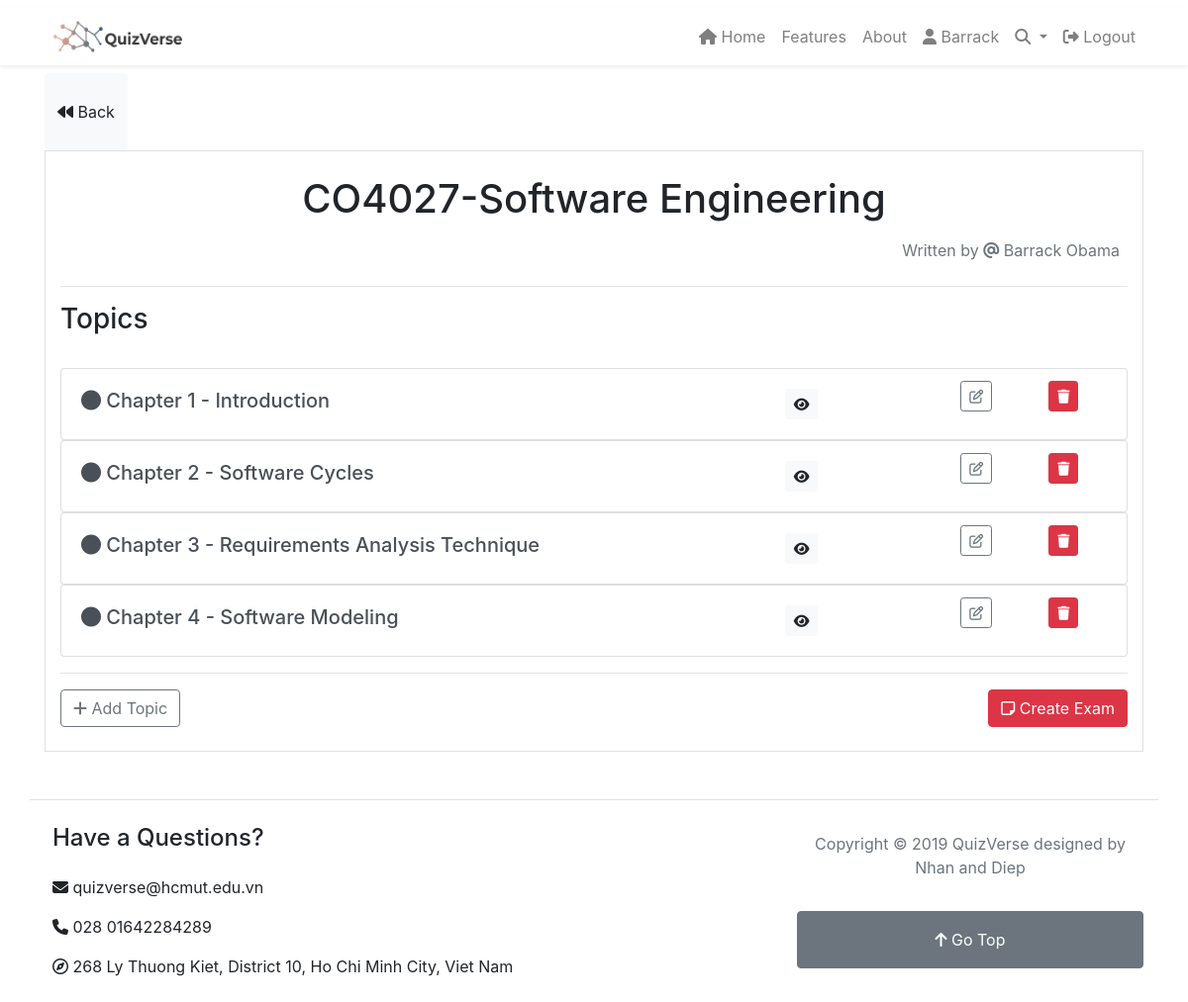
The app's page /topics/show/11 (signed in) with its own data.
### tables this page shows
CREATE TABLE `courses` (
  `id` int(11) NOT NULL,
  `course_id` varchar(255) NOT NULL,
  `name` varchar(255) NOT NULL,
  `user_id` int(11) NOT NULL,
  `privacy` varchar(255) NOT NULL
);

CREATE TABLE `users` (
  `id` int(11) NOT NULL,
  `fname` varchar(255) NOT NULL,
  `lname` varchar(255) NOT NULL,
  `email` varchar(255) NOT NULL,
  `password` varchar(255) NOT NULL,
  `dob` date NOT NULL,
  `phone` varchar(255) NOT NULL,
  `lid` varchar(255) NOT NULL,
  `faculty` varchar(255) NOT NULL,
  `role` varchar(255) NOT NULL DEFAULT 'lecturer',
  `avatar` varchar(255) NOT NULL
);

CREATE TABLE `topics` (
  `id` int(11) NOT NULL,
  `course_id` varchar(255) NOT NULL,
  `user_id` varchar(255) NOT NULL,
  `title` varchar(255) NOT NULL,
  `name` varchar(255) NOT NULL
);

### app/controllers/Topics.php (called while the page is built, shortened)
<?php
class Topics extends Controller
{
    public function __construct()
    {
        $this->topicModel = $this->model('Topic');
    }
    public function show($id)
    {
        $course = $this->topicModel->getCourseById($id);
        $topics = $this->topicModel->getTopics($id);
        $user = $this->topicModel->getUserById($course->user_id);
        $data = [
            'course' => $course,
            'topics' => $topics,
            'user' => $user
        ];
        $this->view('topics/show', $data);
    }
}

### app/libraries/Core.php (called while the page is built, shortened)
<?php
    class Core {
        protected $currentMethod = 'index';
        public function __construct(){
            $url = $this->getUrl();
            if(file_exists('../app/controllers/' . ucwords($url[0]) . '.php')){
                unset($url[0]);
            }
            $this->currentController = new $this->currentController;
            if (isset($url[1])){
                if(method_exists($this->currentController, $url[1])){
                    $this->currentMethod = $url[1];
                    unset($url[1]);
                }
            }
            $this->params = $url ? array_values($url) : [];
            call_user_func_array([$this->currentController, $this->currentMethod], $this->params);
        }
        public function getUrl(){
            if(isset($_GET['url'])){
                $url = rtrim($_GET['url'], '/');
                $url = filter_var($url, FILTER_SANITIZE_URL);
                $url = explode('/', $url);
                return $url;
            }
        }
    }

### public/index.php (called while the page is built, shortened)
<?php
    $init = new Core;

### app/libraries/Database.php (called while the page is built, shortened)
<?php
class Database
{
    private $host = DB_HOST;
    private $user = DB_USER;
    private $pass = DB_PASS;
    private $dbname = DB_NAME;
    private $dbh;
    private $stmt;
    public function __construct()
    {
        $dsn  = 'mysql:host=' . $this->host . ';dbname=' . $this->dbname;
        $options = array(
            PDO::ATTR_PERSISTENT => true,
            PDO::ATTR_ERRMODE => PDO::ERRMODE_EXCEPTION
        );
        try {
            $this->dbh = new PDO($dsn, $this->user, $this->pass, $options);
        } catch (PDOException $e) {
            $this->error = $e->getMessage();
            echo $this->error;
        }
    }
    public function query($sql)
    {
        $this->stmt = $this->dbh->prepare($sql);
    }
    public function bind($param, $value, $type = null)
    {
        if (is_null(($type))) {
            switch (true) {
                default:
                    $type = PDO::PARAM_STR;
            }
        }
        $this->stmt->bindValue($param, $value, $type);
    }
    public function execute()
    {
        return $this->stmt->execute();
    }
    public function resultSet()
    {
        $this->execute();
        return $this->stmt->fetchAll(PDO::FETCH_OBJ);
    }
    public function single()
    {
        $this->execute();
        return $this->stmt->fetch(PDO::FETCH_OBJ);
    }
}

### app/models/Topic.php (called while the page is built, shortened)
<?php
class Topic
{
    private $db;
    public function __construct()
    {
        $this->db = new Database;
    }
    function getCourseById($id)
    {
        $this->db->query('SELECT * FROM courses WHERE id = :id');
        $this->db->bind(':id', $id);
        $row = $this->db->single();
        return $row;
    }
    public function getUserById($id)
    {
        $this->db->query('SELECT * FROM users WHERE id = :id');
        $this->db->bind(':id', $id);
        $row = $this->db->single();
        return $row;
    }
    public function getTopics($id)
    {
        $this->db->query('SELECT * FROM topics WHERE course_id = :id');
        $this->db->bind(':id', $id);
        $results = $this->db->resultSet();
        return $results;
    }
}

### app/views/topics/show.php (the view, shortened to what this page needs)
<?php require APPROOT . '/views/inc/header.php'; ?>
<a href="<?php echo ($data['user']->id == $_SESSION['user_id']) ? URLROOT . '/courses' : URLROOT . '/users/show/' . $data['user']->id; ?>" class="btn btn-light">
    <i class="fa fa-backward py-4"></i> Back
</a>
<div class="container py-4 border">
    <div class="row">
        <div class="col-md-12">
            <h1 class="text-center"><?php echo $data['course']->course_id . "-" . $data['course']->name; ?></h1>
            <div class="text-white p-2 mb-3 text-muted text-right container">
                Written by <i class="fas fa-at"></i> <?php echo $data['user']->fname;
                            echo $data['user']->lname; ?>
            </div> <hr>
            <h3>Topics</h3> <br>
            <?php foreach ($data['topics'] as $topic) : ?>
                <div class="list-group">
                    <div class="list-group-item list-group-item-action flex-column align-items-start">
                        <div class="row align-center">
                            <div class="col-md-8 py-2">
                                <div class="d-flex justify-content-between">
                                    <h5 class="mb-1"><i class="fas fa-circle"></i> <?php echo $topic->title; ?> - <?php echo $topic->name; ?> </h5>
                                </div>
                            </div>
                            <div class="col-md-2 py-2">
                                <a href="<?php echo URLROOT; ?>/questions/show/<?php echo $topic->id; ?>" class="btn btn-light btn-sm"><i class="fas fa-eye"></i></a>
                            </div>
                            <?php if ($data['user']->id == $_SESSION['user_id']) { ?>
                                <div class="col-md-1">
                                    <a href="<?php echo URLROOT; ?>/topics/edit/<?php echo $topic->id; ?>" class="btn btn-outline-secondary btn-sm"><i class="far fa-edit"></i></a>
                                </div>
                                <div class="col-md-1">
                                    <form onSubmit="return confirm('Are you sure?');" action="<?php echo URLROOT; ?>/topics/delete/<?php echo $topic->id; ?>" method="post">
                                        <button type="submit" class="btn btn-danger btn-sm " onClick={onSubmit}> <i class="fas fa-trash"></i></button>
                                    </form>
                                </div>
                            <?php } ?>
                        </div>
                    </div>
                </div>
            <?php endforeach; ?>
            <?php if ($data['course']->user_id == $_SESSION['user_id']) : ?>
                <hr>
                <a href="<?php echo URLROOT; ?>/topics/add/<?php echo $data['course']->id; ?>" class="btn btn-outline-secondary"><i class="fas fa-plus"></i> Add Topic</a>
                <a href="<?php echo URLROOT; ?>/exams/create/<?php echo $data['course']->id; ?>" class="btn btn-danger pull-right"><i class="far fa-sticky-note"></i> Create Exam</a>
            <?php endif; ?>
        </div>
    </div>
</div>
<?php require APPROOT . '/views/inc/footer.php'; ?>

### records on screen
courses: course "CO4027", name "Software Engineering"
users: fname "Barrack", lname "Obama"
topics: title "Chapter 1", name "Introduction"
topics: title "Chapter 2", name "Software Cycles"
topics: title "Chapter 3", name "Requirements Analysis Technique"
topics: title "Chapter 4", name "Software Modeling"

### other values on screen
$_SESSION['user_name'] "Barrack"
